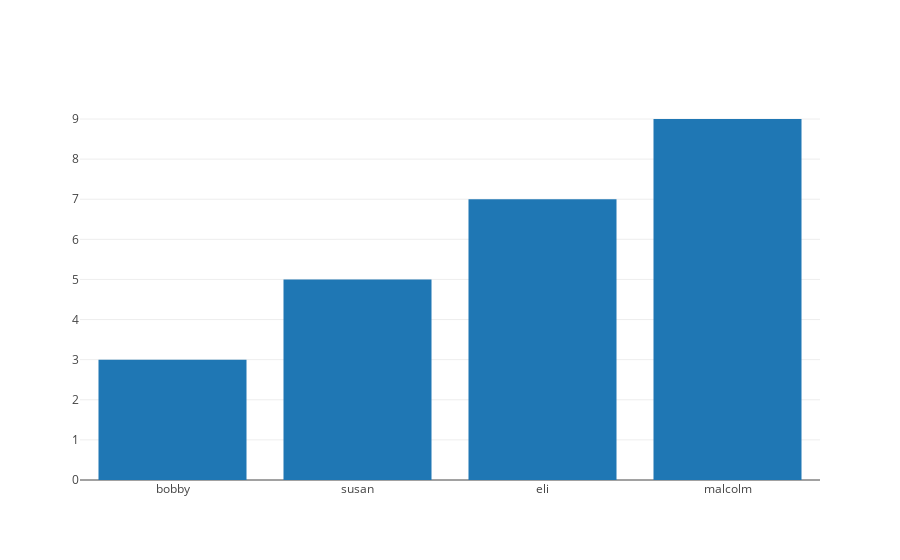

Write notebook code for a chart like this one.
### Code cell
plotly.offline.iplot([
    bar_trace_via_constructor
])

### Figure 1 — Plotly figure (JSON) as saved in the notebook; plotly's stock layout.template omitted (floating-point values rounded to 4 significant figures)
{"data": [{"type": "bar", "uid": "d467ee9e-d547-11e8-831f-34159e1c7ef8", "x": ["bobby", "susan", "eli", "malcolm"], "y": [3, 5, 7, 9]}], "layout": {}}
